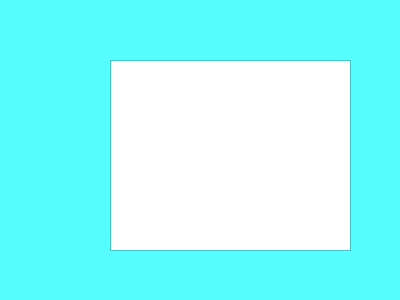
<ui version="4.0" >
 <class>QArtikliClass</class>
 <widget class="QWidget" name="QArtikliClass" >
  <property name="geometry" >
   <rect>
    <x>0</x>
    <y>0</y>
    <width>400</width>
    <height>300</height>
   </rect>
  </property>
  <property name="palette" >
   <palette>
    <active>
     <colorrole role="WindowText" >
      <brush brushstyle="SolidPattern" >
       <color alpha="255" >
        <red>0</red>
        <green>0</green>
        <blue>0</blue>
       </color>
      </brush>
     </colorrole>
     <colorrole role="Button" >
      <brush brushstyle="SolidPattern" >
       <color alpha="255" >
        <red>85</red>
        <green>255</green>
        <blue>255</blue>
       </color>
      </brush>
     </colorrole>
     <colorrole role="Light" >
      <brush brushstyle="SolidPattern" >
       <color alpha="255" >
        <red>213</red>
        <green>255</green>
        <blue>255</blue>
       </color>
      </brush>
     </colorrole>
     <colorrole role="Midlight" >
      <brush brushstyle="SolidPattern" >
       <color alpha="255" >
        <red>149</red>
        <green>255</green>
        <blue>255</blue>
       </color>
      </brush>
     </colorrole>
     <colorrole role="Dark" >
      <brush brushstyle="SolidPattern" >
       <color alpha="255" >
        <red>42</red>
        <green>127</green>
        <blue>127</blue>
       </color>
      </brush>
     </colorrole>
     <colorrole role="Mid" >
      <brush brushstyle="SolidPattern" >
       <color alpha="255" >
        <red>56</red>
        <green>170</green>
        <blue>170</blue>
       </color>
      </brush>
     </colorrole>
     <colorrole role="Text" >
      <brush brushstyle="SolidPattern" >
       <color alpha="255" >
        <red>0</red>
        <green>0</green>
        <blue>0</blue>
       </color>
      </brush>
     </colorrole>
     <colorrole role="BrightText" >
      <brush brushstyle="SolidPattern" >
       <color alpha="255" >
        <red>255</red>
        <green>255</green>
        <blue>255</blue>
       </color>
      </brush>
     </colorrole>
     <colorrole role="ButtonText" >
      <brush brushstyle="SolidPattern" >
       <color alpha="255" >
        <red>0</red>
        <green>0</green>
        <blue>0</blue>
       </color>
      </brush>
     </colorrole>
     <colorrole role="Base" >
      <brush brushstyle="SolidPattern" >
       <color alpha="255" >
        <red>255</red>
        <green>255</green>
        <blue>255</blue>
       </color>
      </brush>
     </colorrole>
     <colorrole role="Window" >
      <brush brushstyle="SolidPattern" >
       <color alpha="255" >
        <red>85</red>
        <green>255</green>
        <blue>255</blue>
       </color>
      </brush>
     </colorrole>
     <colorrole role="Shadow" >
      <brush brushstyle="SolidPattern" >
       <color alpha="255" >
        <red>0</red>
        <green>0</green>
        <blue>0</blue>
       </color>
      </brush>
     </colorrole>
     <colorrole role="AlternateBase" >
      <brush brushstyle="SolidPattern" >
       <color alpha="255" >
        <red>170</red>
        <green>255</green>
        <blue>255</blue>
       </color>
      </brush>
     </colorrole>
    </active>
    <inactive>
     <colorrole role="WindowText" >
      <brush brushstyle="SolidPattern" >
       <color alpha="255" >
        <red>0</red>
        <green>0</green>
        <blue>0</blue>
       </color>
      </brush>
     </colorrole>
     <colorrole role="Button" >
      <brush brushstyle="SolidPattern" >
       <color alpha="255" >
        <red>85</red>
        <green>255</green>
        <blue>255</blue>
       </color>
      </brush>
     </colorrole>
     <colorrole role="Light" >
      <brush brushstyle="SolidPattern" >
       <color alpha="255" >
        <red>213</red>
        <green>255</green>
        <blue>255</blue>
       </color>
      </brush>
     </colorrole>
     <colorrole role="Midlight" >
      <brush brushstyle="SolidPattern" >
       <color alpha="255" >
        <red>149</red>
        <green>255</green>
        <blue>255</blue>
       </color>
      </brush>
     </colorrole>
     <colorrole role="Dark" >
      <brush brushstyle="SolidPattern" >
       <color alpha="255" >
        <red>42</red>
        <green>127</green>
        <blue>127</blue>
       </color>
      </brush>
     </colorrole>
     <colorrole role="Mid" >
      <brush brushstyle="SolidPattern" >
       <color alpha="255" >
        <red>56</red>
        <green>170</green>
        <blue>170</blue>
       </color>
      </brush>
     </colorrole>
     <colorrole role="Text" >
      <brush brushstyle="SolidPattern" >
       <color alpha="255" >
        <red>0</red>
        <green>0</green>
        <blue>0</blue>
       </color>
      </brush>
     </colorrole>
     <colorrole role="BrightText" >
      <brush brushstyle="SolidPattern" >
       <color alpha="255" >
        <red>255</red>
        <green>255</green>
        <blue>255</blue>
       </color>
      </brush>
     </colorrole>
     <colorrole role="ButtonText" >
      <brush brushstyle="SolidPattern" >
       <color alpha="255" >
        <red>0</red>
        <green>0</green>
        <blue>0</blue>
       </color>
      </brush>
     </colorrole>
     <colorrole role="Base" >
      <brush brushstyle="SolidPattern" >
       <color alpha="255" >
        <red>255</red>
        <green>255</green>
        <blue>255</blue>
       </color>
      </brush>
     </colorrole>
     <colorrole role="Window" >
      <brush brushstyle="SolidPattern" >
       <color alpha="255" >
        <red>85</red>
        <green>255</green>
        <blue>255</blue>
       </color>
      </brush>
     </colorrole>
     <colorrole role="Shadow" >
      <brush brushstyle="SolidPattern" >
       <color alpha="255" >
        <red>0</red>
        <green>0</green>
        <blue>0</blue>
       </color>
      </brush>
     </colorrole>
     <colorrole role="AlternateBase" >
      <brush brushstyle="SolidPattern" >
       <color alpha="255" >
        <red>170</red>
        <green>255</green>
        <blue>255</blue>
       </color>
      </brush>
     </colorrole>
    </inactive>
    <disabled>
     <colorrole role="WindowText" >
      <brush brushstyle="SolidPattern" >
       <color alpha="255" >
        <red>42</red>
        <green>127</green>
        <blue>127</blue>
       </color>
      </brush>
     </colorrole>
     <colorrole role="Button" >
      <brush brushstyle="SolidPattern" >
       <color alpha="255" >
        <red>85</red>
        <green>255</green>
        <blue>255</blue>
       </color>
      </brush>
     </colorrole>
     <colorrole role="Light" >
      <brush brushstyle="SolidPattern" >
       <color alpha="255" >
        <red>213</red>
        <green>255</green>
        <blue>255</blue>
       </color>
      </brush>
     </colorrole>
     <colorrole role="Midlight" >
      <brush brushstyle="SolidPattern" >
       <color alpha="255" >
        <red>149</red>
        <green>255</green>
        <blue>255</blue>
       </color>
      </brush>
     </colorrole>
     <colorrole role="Dark" >
      <brush brushstyle="SolidPattern" >
       <color alpha="255" >
        <red>42</red>
        <green>127</green>
        <blue>127</blue>
       </color>
      </brush>
     </colorrole>
     <colorrole role="Mid" >
      <brush brushstyle="SolidPattern" >
       <color alpha="255" >
        <red>56</red>
        <green>170</green>
        <blue>170</blue>
       </color>
      </brush>
     </colorrole>
     <colorrole role="Text" >
      <brush brushstyle="SolidPattern" >
       <color alpha="255" >
        <red>42</red>
        <green>127</green>
        <blue>127</blue>
       </color>
      </brush>
     </colorrole>
     <colorrole role="BrightText" >
      <brush brushstyle="SolidPattern" >
       <color alpha="255" >
        <red>255</red>
        <green>255</green>
        <blue>255</blue>
       </color>
      </brush>
     </colorrole>
     <colorrole role="ButtonText" >
      <brush brushstyle="SolidPattern" >
       <color alpha="255" >
        <red>42</red>
        <green>127</green>
        <blue>127</blue>
       </color>
      </brush>
     </colorrole>
     <colorrole role="Base" >
      <brush brushstyle="SolidPattern" >
       <color alpha="255" >
        <red>85</red>
        <green>255</green>
        <blue>255</blue>
       </color>
      </brush>
     </colorrole>
     <colorrole role="Window" >
      <brush brushstyle="SolidPattern" >
       <color alpha="255" >
        <red>85</red>
        <green>255</green>
        <blue>255</blue>
       </color>
      </brush>
     </colorrole>
     <colorrole role="Shadow" >
      <brush brushstyle="SolidPattern" >
       <color alpha="255" >
        <red>0</red>
        <green>0</green>
        <blue>0</blue>
       </color>
      </brush>
     </colorrole>
     <colorrole role="AlternateBase" >
      <brush brushstyle="SolidPattern" >
       <color alpha="255" >
        <red>85</red>
        <green>255</green>
        <blue>255</blue>
       </color>
      </brush>
     </colorrole>
    </disabled>
   </palette>
  </property>
  <property name="windowTitle" >
   <string>QArtikli</string>
  </property>
  <property name="autoFillBackground" >
   <bool>true</bool>
  </property>
  <widget class="QTableView" name="tableView" >
   <property name="geometry" >
    <rect>
     <x>110</x>
     <y>60</y>
     <width>241</width>
     <height>191</height>
    </rect>
   </property>
  </widget>
 </widget>
 <layoutdefault spacing="6" margin="11" />
 <resources/>
 <connections/>
</ui>
